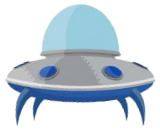
#> input picture Cosmic_Realm/ufos/blue.png, 160 x 130 px
$ python -i CR_Interface.py   (imports and definitions only)
#> lines starting #> are read from the running program, lines starting #| are printed output that depends on the picture
### Cosmic_Realm/CR_Variables.py
from PIL import Image

#━━━━━━━━━━#   VARIABLES   #━━━━━━━━━━#

# UFOs available to be displayed
### Add one by copying a line and putting it under, change the name at the start and the path to your image.
ufo_skins = {
    "Blue": {"Path": "ufos/blue.png", "Height": Image.open("ufos/blue.png").height},
    "Pink": {"Path": "ufos/pink.png", "Height": Image.open("ufos/pink.png").height},
    "Red": {"Path": "ufos/red.png", "Height": Image.open("ufos/red.png").height},
    "Gold": {"Path": "ufos/gold.png", "Height": Image.open("ufos/gold.png").height},
    "Silver": {"Path": "ufos/silver.png", "Height": Image.open("ufos/silver.png").height},
    "Cyprus": {"Path": "ufos/cyprus.png", "Height": Image.open("ufos/cyprus.png").height},
}
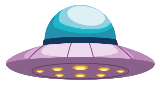
#> input picture Cosmic_Realm/ufos/pink.png, 160 x 86 px
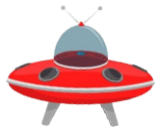
#> input picture Cosmic_Realm/ufos/red.png, 160 x 131 px
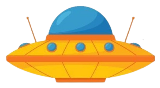
#> input picture Cosmic_Realm/ufos/gold.png, 160 x 88 px
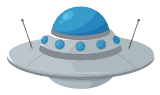
#> input picture Cosmic_Realm/ufos/silver.png, 160 x 95 px

# UFOs shown at the launch of the app.
### Change if you want to start the app with more UFOs, max_ufo_number doesn't apply on it, set 0 to disable.
starting_ufos = 4

# All speeds the UFOs can fly at.
### Change if you want to set custom values for UFOs at the start, avoid exceeding 8 due to visual glitches.
speed_values = [2, 2.25, 2.50, 2.75, 3, 3.25, 3.50, 3.75, 4, 4.25, 4.50, 4.75, 5, 5.25, 5.50, 5.75, 6, 6.25, 6.50, 6.75, 7, 7.25, 7.50, 7.75, 8]

# Number of milliseconds when a UFO gets added, max_ufo_number applies.
### Change the value to add UFOs quicker/slower to the board (in milliseconds), set 0 if disabled.
add_ufo_time = 30000

# Maximum UFOs displayed on the screen.
### Change if you want to display more UFOs, can lag on low-end devices above 25.
max_ufo_number = 25

# Maximum speed for UFOs.
### Change to increase the maximum speed of UFOs when created, will cause visual glitches above 8.
max_ufo_speed = 8

# Maximum degrees rotation for spawned UFOs.
### Change to tilt more your UFOs, causes visual glitches for some UFO skins above 12.
max_rotation_ufo = 10

# All colors, change to your liking.
DARK_GRAY = "#1F1F1F"  # Dark tint of gray, used for bottom_bar, popup background and entries background.
LIGHT_GRAY = "#2C2C2C"  # Light tint of gray, used for popup_frame color, and background of buttons
LIGHTEST_GRAY = "#3C3C3C"  # Lightest tint of gray, used for buttons hover color, frames containing UFOs images and separators
BACKG_BLUE = "#0664F5"  # Border of the button once the background/UFO is selected.
FONT_COLOR = "#FFFFFF"  # Font color for all the text in the app.
LIGHT_GREEN = "#00FF00"  # Background color of notification popup in bottom right.

# IDs of UFOs created, made so it is easier to delete and recognize them.
### Change if you want to change the IDs offsets.
id_entities = 1

# Time battle mini-game will last, in seconds.
### Change if you want longer time for this mini-game.
minigame_time = 10

# Width and height of the screen, changes according to the screen resolution.
wscreen, hscreen = 1440, 810

# Settings for a Tkinter Button used frequently.
bg_preview_style = {"width": 80, "height": 80, "fg_color": LIGHT_GRAY, "hover_color": LIGHTEST_GRAY, "corner_radius": 15, "cursor": "hand2"}

# State of the notification popup (whether it is currently shown or not).
notif_popup_shown = False

# State of the info popup (whether it is currently shown or not), True if shown, False otherwise.
shown_info_popup = False
# ID of the currently displayed info popup, None if none.
shown_info_id = None

### Cosmic_Realm/CR_Interface.py
"""CR_Interface by jKLm.

This file contains multiple functions used for Cosmic_Realm."""

#━━━━━━━━━━#   IMPORTS   #━━━━━━━━━━#

import tkinter as tk
from random import choice, randint
from PIL import Image, ImageTk

from customtkinter import *
from CR_Classes import Ufo
from CR_Variables import DARK_GRAY, LIGHT_GRAY, LIGHTEST_GRAY, BACKG_BLUE, FONT_COLOR, bg_preview_style, hscreen, ufo_skins, notif_popup_shown, max_ufo_speed, max_ufo_number, shown_info_popup, shown_info_id, minigame_time

#━━━━━━━━━━#   FUNCTIONS   #━━━━━━━━━━#

# [5 lines left out: function import_interface, not called in this run]

def bottom_bar_setup():
    """Setups the bottom bar of the interface."""
    global popup_canvas

#> (the run stopped early here; a loop or call above may not have finished)
